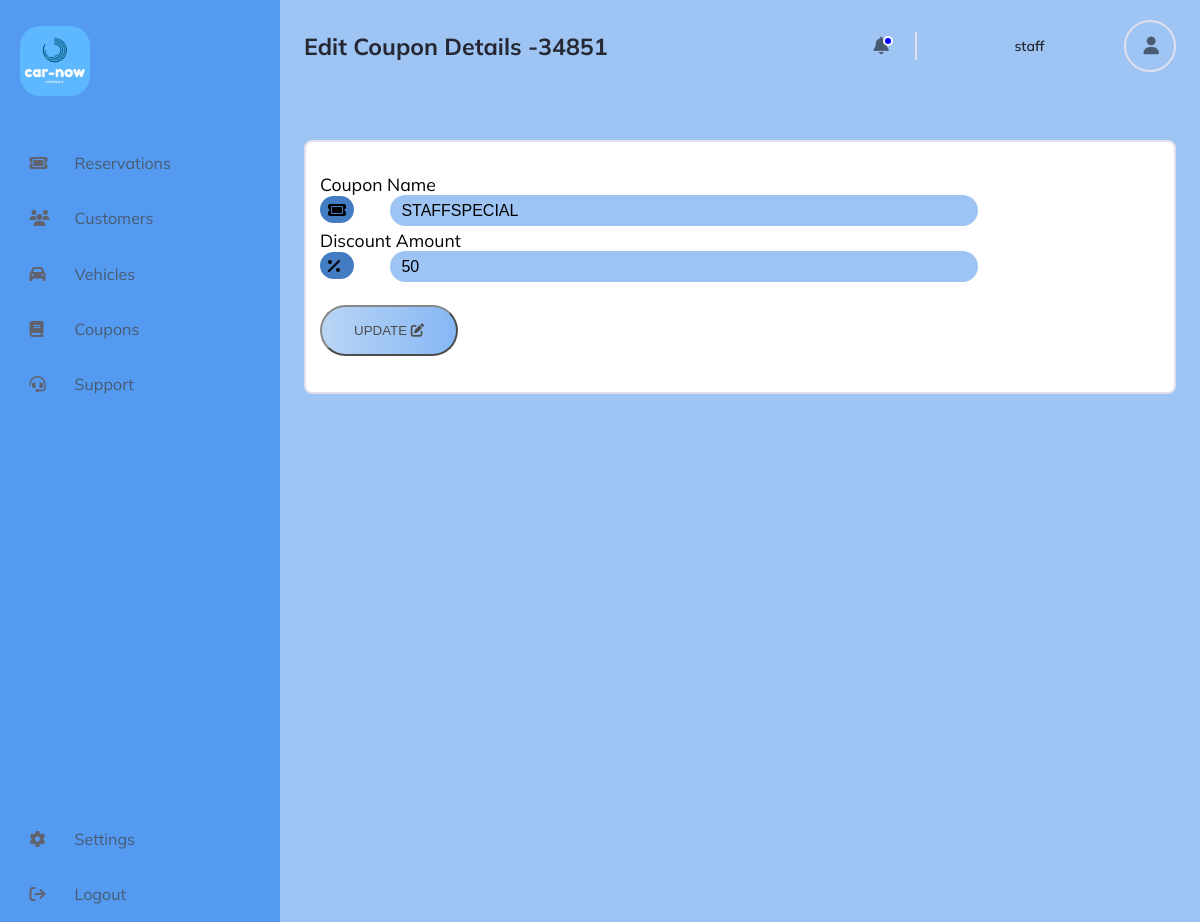
The page /CAR_RENTAL/ADMIN_DASHBOARD/edit_coupon.php?id=34851 (signed in) on the database its author committed.
### tables this page shows
CREATE TABLE `staff` (
  `id` int(11) NOT NULL,
  `staff_id` int(11) DEFAULT NULL,
  `full_name` varchar(255) DEFAULT NULL,
  `email` varchar(255) NOT NULL,
  `username` varchar(255) NOT NULL,
  `password` varchar(255) NOT NULL,
  `date` timestamp NOT NULL DEFAULT current_timestamp()
);

CREATE TABLE `coupon` (
  `coupon_id` int(11) NOT NULL,
  `coupon_name` varchar(255) DEFAULT NULL,
  `discount_amount` decimal(3,2) DEFAULT NULL,
  `last_changed` timestamp NOT NULL DEFAULT current_timestamp()
);

### CAR_RENTAL/FUNCTIONS/functions.php (called while the page is built, shortened)
<?php
function check_login($con)
{
	if(isset($_SESSION['staff_id']))
	{
		$id = $_SESSION['staff_id'];
		$query = "select * from staff where staff_id = '$id' limit 1";
		$result = mysqli_query($con,$query);
		if($result && mysqli_num_rows($result) > 0)
		{
			$user_data = mysqli_fetch_assoc($result);
			return $user_data;
		}
	}
	die;
}

### CAR_RENTAL/ADMIN_DASHBOARD/edit_coupon.php (the view, shortened to what this page needs)
<?php
include("../FUNCTIONS/connection.php");
include("../FUNCTIONS/functions.php");
$user_data = check_login($con);
$coupon_id = isset($_GET['id']) ? $_GET['id'] : '';
if (!empty($coupon_id)) {
    $query = "SELECT * FROM coupon WHERE coupon_id = ?";
    $stmt = $con->prepare($query);
    $stmt->bind_param('i', $coupon_id);
    $stmt->execute();
    $result = $stmt->get_result();
    if ($result->num_rows > 0) {
        $row = $result->fetch_assoc();
        $coupon_name = $row['coupon_name'];
        $discount_amount = $row['discount_amount'];
    } else {
        echo("Coupon not found in database");
        header("refresh:2;url=./coupons.php");
        die;
    }
} else {
    echo("id not found.");
    header("refresh:2;url=./coupons.php");
    die;
}
?>
<!DOCTYPE html>
<html lang="en">
   <head>
      <link rel="stylesheet" href="add_new.css" />
      <link rel="stylesheet" href="https://use.fontawesome.com/releases/v5.15.1/css/all.css">
      <link rel="stylesheet" href="https://cdnjs.cloudflare.com/ajax/libs/font-awesome/4.7.0/css/font-awesome.min.css">
   </head>
   <body>
      <div class="sidebar">
         <div class="logo-container">
            <img src="../car-now-logo.png" width="70px" height="auto" style="border-radius: 20px;" alt="logo">
         </div>
         <nav class="sidebar-nav">
            <ul>
                <a href="reservations.php">
                    <li>
                        <i class="fa-solid fa-ticket"></i>
                        <p>Reservations</p>
                     </li>
                </a>
                <a href="./customers.php">
                    <li>
                    <i class="fa-solid fa-users"></i>
                    <p>Customers</p>
                    </li>
                </a>
                <a href="./vehicles.php">
                    <li>
                    <i class="fa-solid fa-car"></i>
                    <p>Vehicles</p>
                    </li>
                </a>
                <a href="./coupons.php">
                    <li>
                        <i class="fa-solid fa-book"></i>
                        <p>Coupons</p>
                     </li>
                </a>
                <a href="./support.php">
                  <li>
                     <i class="fa-solid fa-headset"></i>
                     <p>Support</p>
                  </li>
              </a>
             </ul>
             <ul>
                <a href="./settings.php">
                    <li>
                        <i class="fa-solid fa-gear"></i>
                        <p>Settings</p>
                    </li>
                </a>
               <a href="../FUNCTIONS/logout.php">
                    <li>
                        <i class="fa-solid fa-sign-out"></i>
                        <p>Logout</p>
                    </li>
               </a>
            </ul>
         </nav>
      </div>
      <main>
         <header class="header">
            <h1>Edit Coupon Details -<?php echo($coupon_id); ?></h1>
            <div class="user">
               <div class="icons">
                  <i class="fa-solid fa-bell"></i>
               </div>
               <p class="name"><?php echo $user_data['username']; ?></p>
               <div class="user-img">
                  <i class="fa-solid fa-user"></i>
               </div>
            </div>
         </header>
         <div class="form-container">
            <form class="form" method="post" id="contact_form">
                <fieldset>
            <div class="form-group">
                <label>Coupon Name</label>
                <div class="inputGroupContainer">
                    <div class="input-group">
                        <span class="input-icon"><i class="fa-solid fa-ticket"></i></span>
                        <input name="coupon_name" placeholder="Coupon Name" class="input" type="text" value="<?php echo $coupon_name; ?>">
                    </div>
                </div>
            </div>
            <div class="form-group">
                <label>Discount Amount</label>
                <div class="inputGroupContainer">
                    <div class="input-group">
                        <span class="input-icon"><i class="fa-solid fa-percent"></i></span>
                        <input name="discount_amount" placeholder="Discount Amount" class="input" type="text" value="<?php echo $discount_amount*100; ?>">
                    </div>
                </div>
            </div>
            <div class="form-group">
                <br>
                <button type="submit" class="submit-btn" >UPDATE <span class="fa-solid fa-edit"></span></button>
            </div>
            </fieldset>
        </form>
        </div>
      </main>
   </body>
</html>

### CAR_RENTAL/ADMIN_DASHBOARD/add_new.css (style rules this page uses)
*, *::after, *::before { box-sizing: border-box; --color1:#274870; --color2:#9DC4F2; --color3:#549AF0; --color4:#495B70; --color5:#437CC2; }
a { text-decoration: none; }
body { margin: 0; background-color: var(--color2); min-height: 100vh; height: 100%; display: grid; grid-template-columns: clamp(220px, 25%, 280px) 1fr; font-family: "mulish", sans-serif; }
h1, h2, p { margin: 0; }
main { grid-column-start: 2; display: grid; grid-template-rows: auto auto 1fr auto; grid-template-columns: repeat(8, 1fr); padding: 0 1.5rem 1.5rem; max-height: 100%; }
ul { list-style-type: none; margin: 0; padding: 0; }
.sidebar { grid-column-start: 1; display: flex; flex-direction: column; background: var(--color3); color: var(--color4); padding-top: 0.35rem; user-select: none; position: relative; }
.sidebar i { color: #60626e; margin-right: 1.25rem; margin-left: 0.75rem; min-width: 25px; }
.sidebar li { display: flex; align-items: center; padding: 1.1rem; font-weight: 400; color: var(--color4); }
.sidebar-nav > ul:first-child { padding: 0.5rem 0 0.75rem; }
.logo-container { padding: 1.25rem; padding-bottom: 1.75rem; position: relative; }
.sidebar-nav { display: flex; flex-direction: column; height: 100%; }
@media (min-height: 620px) { .sidebar { position: sticky; top: 0; left: 0; max-height: 100vh; min-height: min-content; } }
@media (min-height: 620px) { .sidebar-nav { justify-content: space-between; } }
header { display: grid; grid-template-columns: 1fr 320px; grid-row: 1; grid-column: 1 / -1; padding: 1rem 0; }
header *, header *::after { box-sizing: content-box; }
header h1 { font-size: 1.45rem; margin-top: auto; margin-bottom: auto; color: #252733; }
header i { color: var(--color4); font-size: 1.1rem; padding: 0.35rem; cursor: pointer; }
header i:last-child { margin-right: 1.25rem; margin-left: 0.75rem; }
.icons { border-right: 2px solid #dfe0eb; margin-right: 1.75rem; user-select: none; }
.fa-bell { position: relative; }
.fa-bell::after { content: ""; position: absolute; top: 0.25rem; left: 0.925rem; width: 6px; height: 6px; background: blue; border-radius: 50%; border: 2px solid #f7f8fc; }
.user-img { width: 48px; height: 48px; display: grid; place-items: center; border-radius: 50%; border: 2px solid #dfe0eb; margin-left: 0.6rem; }
header > div { display: flex; align-items: center; justify-content: space-between; padding: 0.25rem 1.25rem; padding-left: 0; padding-right: 0; }
.fa-percent { width: 18px; }
.user { grid-column-start: 2; }
.name { font-size: 0.875rem; color: #252733; font-weight: 600; }
.form-container { margin-top: 3rem; border: 2px solid #dfe0eb; border-radius: 0.5rem; background: #fff; padding: 1.5rem 0; position: relative; grid-column: 1/-1; }
fieldset { border: none; }
.input-icon { background-color: #437CC2; padding: 0.2rem 0.5rem; border-radius: 3rem; }
.input { font-size: 1rem; width: 70%; padding: 0.4rem 0.7rem; border: none; border-radius: 1rem; background-color: var(--color2); margin-left: 2rem; }
label { font-size: 1.1rem; }
.form-group { padding: 0.1rem 0; }
.submit-btn { background-image: linear-gradient(to right, var(--color2) , var(--color3)); cursor: pointer; border-radius: 3rem; padding: 1rem 2rem; color: black; transition: 1000ms; opacity: 0.7; }
::placeholder { color: #4a5779; }
.inputGroupContainer { border-radius: 3rem; }

### rows shown on the page
staff: username "staff"
coupon: coupon_name "STAFFSPECIAL", discount_amount "50"

### other values the page prints
$coupon_id "34851"
